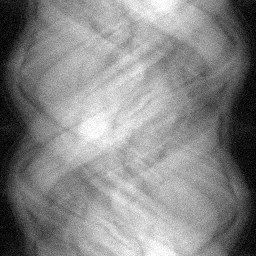
#> input picture Week09_Image_Reconstruction/sinogram_lownoise.png, 256 x 256 px
$ python Week09_FBP_skeleton.py
#> lines starting #> are read from the running program, lines starting #| are printed output that depends on the picture
# %% ============================================================
# BMED318 Medical Image Processing | Week 09: FBP Skeleton
#
# 학습 목표
#   1) Ramp / Butterworth-windowed ramp 주파수 필터 만들기
#   2) 각 1D projection에 주파수 영역 필터링 적용하기
#   3) 각도별 filtered projection을 회전시켜 backprojection 수행하기
#   4) 모든 backprojection 결과를 더하여(superposition) 영상 복원하기
#
# 참고: Image Recon FBP.pdf / Week09.Handson.pdf
# NOTE: scikit-image의 iradon()을 이용하지 않고 직접 구현
# TODO 1~8을 직접 작성하고 해당 raise NotImplementedError 줄은 삭제하세요.
# ================================================================

import numpy as np
import scipy.ndimage as ndi
import matplotlib.pyplot as plt
from skimage import io


# %% [예제] ndi.rotate() 동작 확인 해당 셀은 실행만 해보시면 됩니다.
def show_rotation_example():
    """reshape=False가 원본 FOV(배열 크기)를 유지하는 방법 설명"""
    # 예시 영상 생성: 9x9 배열, 가운데 세로 방향의 흰색 띠
    original_fov = np.zeros((9, 9), dtype=float)
    original_fov[:, 3:6] = 1.0  # 세로 방향의 간단한 띠 패턴 생성
    angle_deg = 45.0

    """
    ndi.rotate() 함수는 이미지를 회전시킵니다.
    - angle=angle_deg: 회전 각도 지정
    - reshape=False: 입력과 출력의 배열 크기가 동일함 -> 원래 FOV만 표시
    - order=1: 선형 보간 사용
    - mode="constant": 경계값을 상수로 처리
    - cval=0.0: 경계값이 0.0
    - reshape=True: 회전된 영상이 잘리지 않도록 출력 영역이 확장됨
    """
    # reshape=False: 입력과 출력의 배열 크기가 동일함 -> 원래 FOV만 표시
    rotated_same_fov = ndi.rotate(
        original_fov, angle=angle_deg,
        reshape=False, order=1, mode="constant", cval=0.0
    )

    # reshape=True: 회전된 영상이 잘리지 않도록 출력 영역이 확장됨
    rotated_expanded = ndi.rotate(
        original_fov, angle=angle_deg,
        reshape=True, order=1, mode="constant", cval=0.0
    )

    print("[Rotation example]")
    print("Original FOV:       ", original_fov.shape)
    print("reshape=False:     ", rotated_same_fov.shape)
    print("reshape=True:      ", rotated_expanded.shape)

    fig, axes = plt.subplots(1, 3, figsize=(10, 3.5))
    examples = [
        (original_fov, "Original FOV"),
        (rotated_same_fov, "45° / reshape=False"),
        (rotated_expanded, "45° / reshape=True"),
    ]
    for ax, (img, title) in zip(axes, examples):
        ax.imshow(img, cmap="gray", vmin=0, vmax=1, interpolation="nearest")
        ax.set_title(title)
        ax.axis("off")
    fig.suptitle("ndi.rotate(): keep original FOV vs expand output")
    fig.tight_layout()
    plt.show()
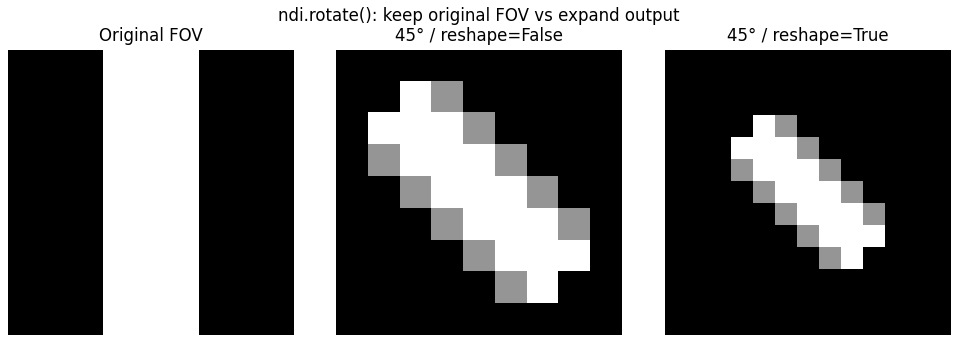
#> figure drawn by matplotlib, 3 panels

show_rotation_example()

# %% [함수 1] 1D 주파수 필터 설계 ================================
def make_freq_filter_1d(length, filter_type="ramp", cutoff_ratio=0.5, order=2):
    """
    반환값
    -------
    freq_bins : shape (length,)   - fftshift된 주파수 인덱스
    H         : shape (length,)   - fftshift된 주파수 필터 응답

    필터 선택
    ---------
    ramp        : |f| 형태의 고역 통과 필터
    BPF         : ramp × Butterworth LPF (대역 통과 형태)

    * 필터 길이는 projection의 원소 수와 정확히 같아야 합니다.
    * 홀수/짝수 길이 모두 대응하도록 fftfreq()를 제공합니다.
    """

    # FFT 결과를 fftshift()로 옮겼을 때의 주파수 인덱스입니다.
    # 예: length=5 -> [-2, -1, 0, 1, 2]
    # 예: length=6 -> [-3, -2, -1, 0, 1, 2]
    freq_bins = np.fft.fftshift(np.fft.fftfreq(length)) * length # FFT 주파수 인덱스 생성 및 중앙 정렬
    nyquist_index = length / 2.0                                 # 나이퀴스트 주파수 인덱스 계산

    # TODO 1 [Ramp Filter]
    # Ramp Filter는 주파수의 절댓값에 비례하며,
    # 중심 주파수(0)에서 0이고 양쪽 고주파 방향으로 증가합니다.
    #
    # 수식: H(k) = |k| / (N/2)
    #
    # 힌트:
    # - freq_bins는 주파수 인덱스 배열입니다.
    # - np.abs()를 사용하여 각 주파수 인덱스의 절댓값을 계산하세요.
    # - nyquist_index로 나누어 필터의 최대값을 1로 정규화하세요.
    #
    # 계산 예시 (length = 8):
    # freq_bins     = [-4, -3, -2, -1, 0, 1, 2, 3]
    # nyquist_index = 4
    # ramp          = [1.0, 0.75, 0.5, 0.25, 0.0, 0.25, 0.5, 0.75]
        # 아래의 코드를 작성하세요.
    ramp = np.abs(freq_bins) / nyquist_index

    if filter_type == "ramp":
        H = ramp
    else:
        # TODO 2 [ramp × Butterworth-windowed ramp]
        # 힌트:
        # - cutoff = ... -> cutoff index = nyquist_index × cutoff_ratio
        # - butterworth_lpf = ... -> Butterworth LPF 식(실습 PDF 3쪽)을 적용합니다.
        # - H = ... -> 마지막으로 Ramp와 LPF를 곱해 최종 필터 H를 구하세요.
            # 아래의 코드를 작성하세요.
        cutoff = nyquist_index * cutoff_ratio

        butterworth_lpf = 1 / (
        1 + (np.abs(freq_bins) / cutoff) ** (2 * order)
        )

        H = ramp * butterworth_lpf


    return freq_bins, H


# %% [함수 2] 각 projection의 1D frequency filtering ============
def apply_frequency_filter_1d(projection_1d, H):
    """
    입력 : projection_1d (1D), H (1D frequency response)
    출력 : filtered_projection_1d (1D)

    처리 순서
    1) FFT -> 2) fftshift -> 3) H를 곱함
    4) ifftshift -> 5) IFFT -> 6) 실수부
    """
    # 원래 Projection 길이
    original_length = projection_1d.size

    # Zero-padding
    padded_projection = np.pad(
        projection_1d,
        (0, H.size - original_length),
        mode="constant"
    )
    # TODO 3 [FFT + shift]
    # np.fft.fft(), np.fft.fftshift() 를 이용하세요.
        # 아래의 코드를 작성하세요.
    projection_fft = np.fft.fft(padded_projection)
    shifted_fft = np.fft.fftshift(projection_fft)


    # TODO 4 [Filtering + inverse FFT]
    # 주파수 영역에서 H를 곱하고, 위치를 되돌린 후 IFFT를 수행하세요.
    # IFF결과는 복소수이므로 np.real()을 사용해 실수부만 취하세요.
        # 아래의 코드를 작성하세요.
    filtered_fft = shifted_fft * H
    unshifted_fft = np.fft.ifftshift(filtered_fft)
    filtered_padded = np.real(np.fft.ifft(unshifted_fft))


    # 원래 Projection 길이로 복원
    filtered_projection_1d = filtered_padded[:original_length]

    return filtered_projection_1d


# %% [Problem 2] Frequency Filtering
def filter_sinogram(sinogram, H):
    num_angles = sinogram.shape[0]
    filtered_sinogram = np.zeros_like(sinogram, dtype=float)

    for angle_idx in range(num_angles):
        projection_1d = sinogram[angle_idx, :]
        filtered_sinogram[angle_idx, :] = apply_frequency_filter_1d(
            projection_1d, H
        )

    return filtered_sinogram


# %% [Problem 2] Backprojection
def backproject(filtered_sinogram):
    num_angles, num_detectors = filtered_sinogram.shape
    backprojected_images = []

    for angle_idx in range(num_angles):
        theta_deg = 180.0 * angle_idx / num_angles

        projection_2d = np.tile(
            filtered_sinogram[angle_idx, :], (num_detectors, 1)
        )

        rotated_projection = ndi.rotate(
            projection_2d,
            angle=theta_deg,
            reshape=False,
            order=1,
            mode="constant",
            cval=0.0
        )

        backprojected_images.append(rotated_projection)

    return backprojected_images


# %% [Problem 2] Superposition
def superpose(backprojected_images):
    num_angles = len(backprojected_images)

    reconstructed_image = np.zeros_like(
        backprojected_images[0], dtype=float
    )

    for rotated_projection in backprojected_images:
        reconstructed_image += rotated_projection

    reconstructed_image = reconstructed_image / num_angles

    return reconstructed_image

# %% [FBP Main] 각도별 필터링 -> 역투영 -> 누적 ====================
# [79 lines left out: function reconstruct_fbp, not called in this run]

# %% [Problem 2] FBP using separate functions
def reconstruct_fbp_functions(sinogram, filter_type="ramp", cutoff_ratio=0.5, order=2):

    num_angles, num_detectors = sinogram.shape

    # (1) Frequency Filter
    fft_length = 2 ** int(np.ceil(np.log2(2 * num_detectors - 1)))

    freq_bins, H = make_freq_filter_1d(
        length=fft_length,
        filter_type=filter_type,
        cutoff_ratio=cutoff_ratio,
        order=order,
    )

    # (2) Frequency Filtering
    filtered_sinogram = filter_sinogram(sinogram, H)

    # (3) Backprojection
    backprojected_images = backproject(filtered_sinogram)

    # (4) Superposition
    reconstructed_image = superpose(backprojected_images)

    return freq_bins, H, filtered_sinogram, reconstructed_image


# %% [시각화] (수정 불필요) ========================
def show_results(sinogram, freq_bins, H, filtered_sinogram, reconstructed_image):
    """원본 sinogram -> 주파수 필터 -> filtered sinogram -> 복원 영상."""
    fig, axes = plt.subplots(2, 2, figsize=(10, 9))

    axes[0, 0].imshow(sinogram, cmap="gray", aspect="auto")
    axes[0, 0].set_title("Original Sinogram")
    axes[0, 0].set_xlabel("Detector bin")
    axes[0, 0].set_ylabel("Projection index")

    axes[0, 1].plot(freq_bins, H)
    axes[0, 1].set_title("Frequency Filter Response")
    axes[0, 1].set_xlabel("Frequency index")
    axes[0, 1].set_ylabel("Amplitude")
    axes[0, 1].grid(True, alpha=0.3)

    axes[1, 0].imshow(filtered_sinogram, cmap="gray", aspect="auto")
    axes[1, 0].set_title("Filtered Sinogram")
    axes[1, 0].set_xlabel("Detector bin")
    axes[1, 0].set_ylabel("Projection index")

    axes[1, 1].imshow(reconstructed_image, cmap="gray")
    axes[1, 1].set_title("FBP Reconstruction")
    axes[1, 1].axis("off")

    fig.tight_layout()
    plt.show()


# %% [설정] =======================================================
# 아래 이름과 parameter를 변경하여 실험하세요.
INPUT_FILENAME = "sinogram_lownoise.png"
# INPUT_FILENAME = "sinogram_highnoise.png"
# INPUT_FILENAME = "sinogram_lownoise.png"

FILTER_TYPE = "BPF"           # "ramp" 또는 "BPF"
CUTOFF_RATIO = 0.3             # BPF cutoff: 0.1 ~ 1.0 (Nyquist 기준 비율)
FILTER_ORDER = 4               # BPF order: 2부터 실험
SHOW_ROTATION_EXAMPLE = False   # 회전 예제를 먼저 볼지 선택


# %% [실행] =======================================================
def main():
    # 원본 영상 파일은 이 코드를 실행하는 '현재 작업 폴더'에 두세요.
    # 지정한 파일이 없으면 FileNotFoundError가 발생합니다.
    sinogram = io.imread(INPUT_FILENAME)
#> sinogram is the input picture: shape (256, 256); min 0, max 255, mean 134.4
    sinogram = np.asarray(sinogram, dtype=float)


    freq_bins, H, filtered_sinogram, reconstructed_image = reconstruct_fbp_functions(
        sinogram,
        filter_type=FILTER_TYPE,
        cutoff_ratio=CUTOFF_RATIO,
        order=FILTER_ORDER,
    )
#> after the loop in filter_sinogram, `for angle_idx in range(num_angles):`:
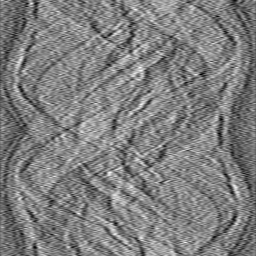
#> filtered_sinogram: shape (256, 256) float64; min -4.12, max 4.76, mean 0.29; drawn with min black and max white
#> the loop in backproject, `for angle_idx in range(num_angles):` made 256 passes
#> pass 1, in backproject, `projection_2d = np.tile( filtered_sinogram[angle_idx, :], (num_detecto..`:
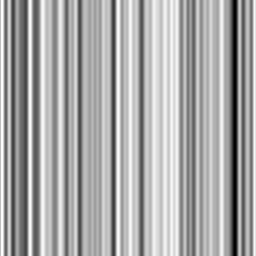
#> projection_2d: shape (256, 256) float64; min -3.73, max 2.36, mean 0.308; drawn with min black and max white
#> pass 2, in backproject, `rotated_projection = ndi.rotate( projection_2d, angle=theta_deg, resha..`:
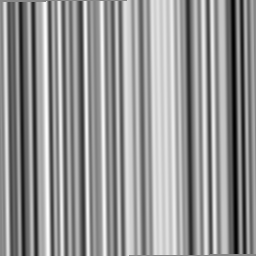
#> rotated_projection: shape (256, 256) float64; min -2.85, max 2.51, mean 0.289; drawn with min black and max white
#> after the loop in backproject, `for angle_idx in range(num_angles):`:
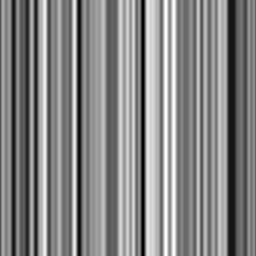
#> projection_2d: shape (256, 256) float64; min -2.76, max 3.03, mean 0.288; drawn with min black and max white
#> after the loop in backproject, `for angle_idx in range(num_angles):`: backprojected_images = 256 items
#> in superpose, `num_angles = len(backprojected_images)`: num_angles = 256
#> after the loop in superpose, `for rotated_projection in backprojected_images:`:
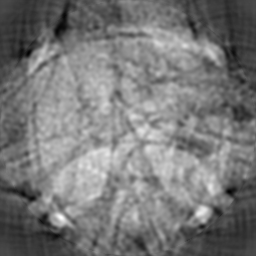
#> reconstructed_image: shape (256, 256) float64; min -102.3, max 272, mean 74.7; drawn with min black and max white
#> freq_bins = 512 values from -256 to 255; H = 512 values, max 0.206 at index 196, min 0 at index 256, mean 0.05

    # 시각화
    show_results(sinogram, freq_bins, H, filtered_sinogram, reconstructed_image)
#> in show_results, `plt.show()`:
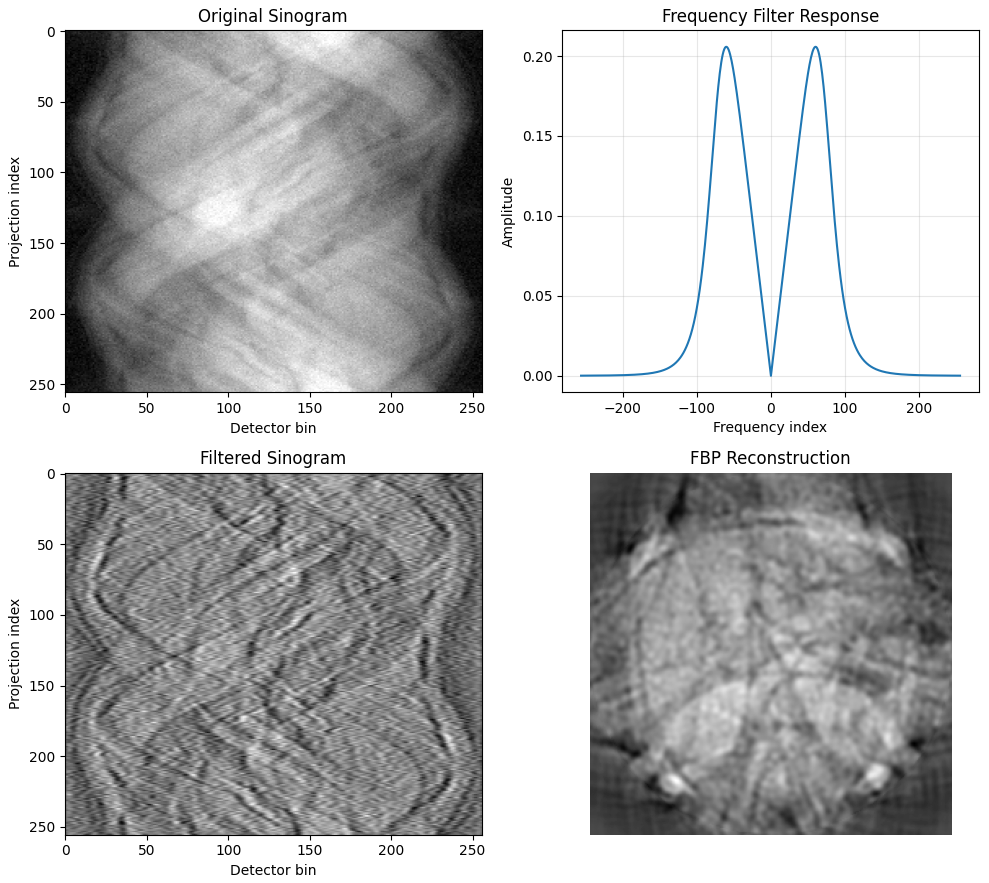
#> figure drawn by matplotlib, 4 panels; panel 2: curve peaks at x = -60, y = 0.206


if __name__ == "__main__":
    main()

# %%
